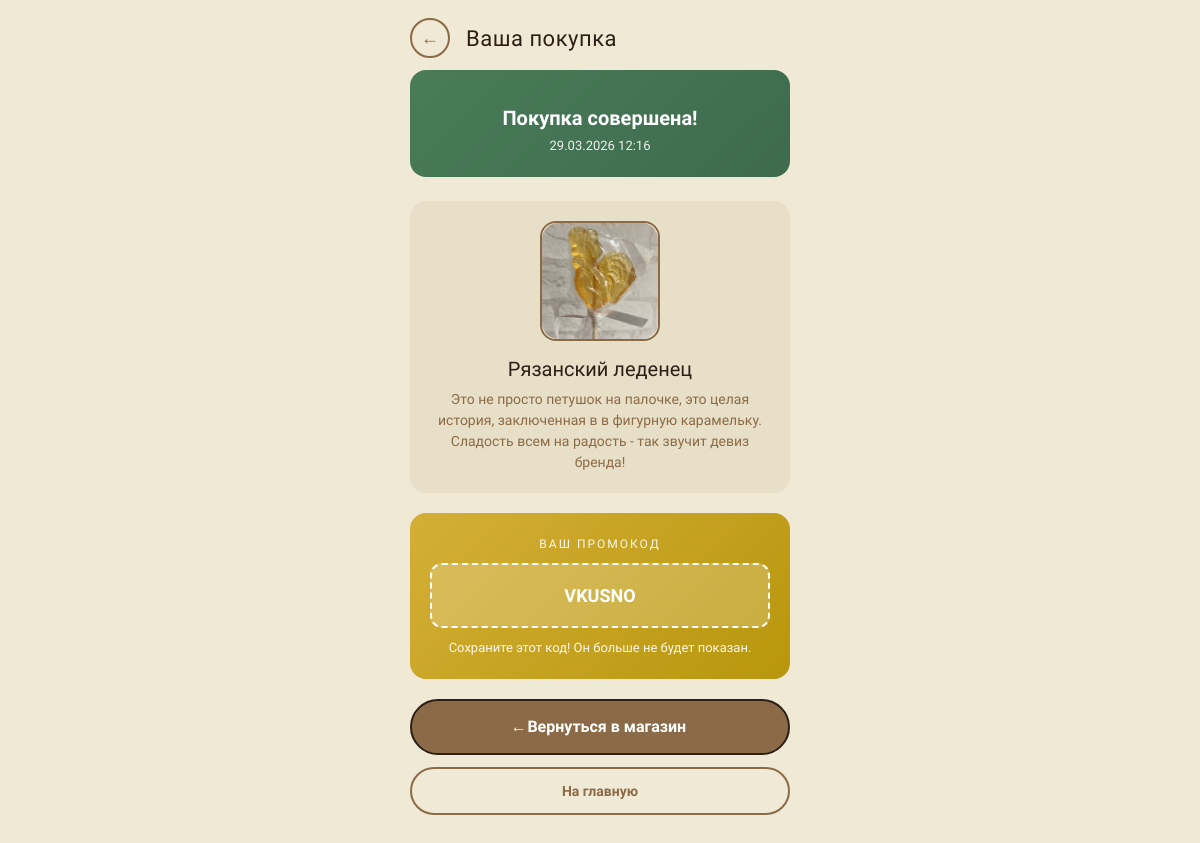
/purchase/21/ (signed in), run on the app's committed database.
### main/models.py (models this page shows, shortened)
class UserPurchase(models.Model):
    user = models.ForeignKey(User, on_delete=models.CASCADE, related_name='purchases')
    item = models.ForeignKey(ShopItem, on_delete=models.CASCADE)
    purchased_at = models.DateTimeField(auto_now_add=True)
    promo_code_displayed = models.BooleanField(default=False, verbose_name='Промокод показан')
    class Meta:
        verbose_name = 'Покупка пользователя'
        verbose_name_plural = 'Покупки пользователей'
        ordering = ['-purchased_at']

class ShopItem(models.Model):
    name = models.CharField(max_length=200, verbose_name='Название товара')
    description = models.TextField(verbose_name='Описание')
    price = models.IntegerField(verbose_name='Цена')
    promo_code = models.TextField(verbose_name='Промокод/Содержимое',
                                  help_text='Текст который увидит пользователь после покупки (промокод, инструкция и т.д.)')
    image = models.ImageField(upload_to='shop/', blank=True, null=True, verbose_name='Изображение')
    is_active = models.BooleanField(default=True, verbose_name='Активен')
    created_at = models.DateTimeField(auto_now_add=True)
    class Meta:
        verbose_name = 'Товар в магазине'
        verbose_name_plural = 'Товары в магазине'
        ordering = ['price']

### main/views.py (the view)
# urls.py: path('purchase/<int:purchase_id>/', views.purchase_detail, name='purchase_detail'),
@login_required
def purchase_detail(request, purchase_id):
    purchase = get_object_or_404(UserPurchase, id=purchase_id, user=request.user)
    if not purchase.promo_code_displayed:
        purchase.promo_code_displayed = True
        purchase.save()
    return render(request, 'main/purchase_detail.html', {
        'purchase': purchase,
        'item': purchase.item,
    })

### main/templates/main/purchase_detail.html (shortened to what this page needs)
<!DOCTYPE html>
<html lang="ru">
<head>
</head>
<body>
<header>
  <a href="{% url 'shop' %}" class="back-btn">←</a>
  <div class="logo">Ваша покупка</div>
</header>
<div class="container">
  <div class="success-banner">
    <div class="success-title">Покупка совершена!</div>
    <div class="success-date">{{ purchase.purchased_at|date:"d.m.Y H:i" }}</div>
  </div>
  <div class="item-card">
    <div class="item-image">
      {% if item.image %}
        <img src="{{ item.image.url }}" alt="{{ item.name }}">
      {% else %}
        🎁
      {% endif %}
    </div>
    <div class="item-name">{{ item.name }}</div>
    <div class="item-desc">{{ item.description }}</div>
  </div>
  <div class="promo-section">
    <div class="promo-label">Ваш промокод </div>
    <div class="promo-code">{{ item.promo_code }}</div>
    <div class="promo-hint">Сохраните этот код! Он больше не будет показан.</div>
  </div>
  <a href="{% url 'shop' %}" class="action-btn">← Вернуться в магазин</a>
  <a href="{% url 'main' %}" class="secondary-btn">На главную</a>
</div>
</body>
</html>

### main/templates/main/purchase_detail.html (style rules this page uses)
:root { --bg: #f0e9d6; --card-bg: #e8dfc8; --brown: #8b6b47; --dark: #2c2016; --red: #c0392b; --green: #4a7c59; --gold: #d4af37; }
* { margin: 0; padding: 0; box-sizing: border-box; }
body { background-color: var(--bg); font-family: 'Courier Prime', monospace; color: var(--dark); max-width: 420px; margin: 0 auto; min-height: 100vh; position: relative; overflow-x: hidden; padding-bottom: 160px; }
header { display: flex; align-items: center; padding: 18px 20px 12px; gap: 16px; }
.back-btn { width: 40px; height: 40px; border: 2px solid var(--brown); border-radius: 50%; background: none; color: var(--brown); font-size: 18px; cursor: pointer; text-decoration: none; display: flex; align-items: center; justify-content: center; transition: all 0.2s; flex-shrink: 0; }
.logo { font-family: 'Special Elite', serif; font-size: 22px; color: var(--dark); letter-spacing: 0.5px; }
.container { padding: 0 20px; }
.success-banner { background: linear-gradient(135deg, var(--green) 0%, #3d6b4c 100%); color: white; border-radius: 16px; padding: 24px 20px; text-align: center; margin-bottom: 24px; }
.success-title { font-size: 20px; font-weight: 700; margin-bottom: 8px; }
.success-date { font-size: 13px; opacity: 0.9; }
.item-card { background: var(--card-bg); border-radius: 16px; padding: 20px; margin-bottom: 20px; text-align: center; }
.item-image { width: 120px; height: 120px; background: #f5efd8; border-radius: 16px; margin: 0 auto 16px; display: flex; align-items: center; justify-content: center; font-size: 60px; border: 2px solid var(--brown); }
.item-image img { width: 100%; height: 100%; object-fit: cover; border-radius: 16px; }
.item-name { font-family: 'Special Elite', serif; font-size: 20px; margin-bottom: 8px; }
.item-desc { font-size: 14px; color: var(--brown); line-height: 1.5; }
.promo-section { background: linear-gradient(135deg, var(--gold) 0%, #b8960c 100%); border-radius: 16px; padding: 24px 20px; margin-bottom: 20px; color: white; text-align: center; }
.promo-label { font-size: 12px; text-transform: uppercase; letter-spacing: 2px; margin-bottom: 12px; opacity: 0.9; }
.promo-code { background: rgba(255,255,255,0.2); border: 2px dashed white; border-radius: 12px; padding: 20px; font-size: 18px; font-weight: 700; word-break: break-all; margin-bottom: 12px; font-family: 'Courier Prime', monospace; }
.promo-hint { font-size: 13px; opacity: 0.9; }
.action-btn { display: block; width: 100%; padding: 16px; background: var(--brown); border: 2px solid var(--dark); border-radius: 50px; color: white; font-family: inherit; font-size: 16px; font-weight: 700; text-align: center; text-decoration: none; cursor: pointer; transition: all 0.2s; margin-bottom: 12px; }
.secondary-btn { display: block; width: 100%; padding: 14px; background: transparent; border: 2px solid var(--brown); border-radius: 50px; color: var(--brown); font-family: inherit; font-size: 14px; font-weight: 700; text-align: center; text-decoration: none; cursor: pointer; transition: all 0.2s; }

### data on the page
UserPurchase: purchased_at "29.03.2026 12:16"
ShopItem: image (picture), name "Рязанский леденец", description "Это не просто петушок на палочке, это целая история, заключенная в в фигурную карамельку. Сладость всем на радость - так звучит девиз бренда!", promo_code "VKUSNO"
